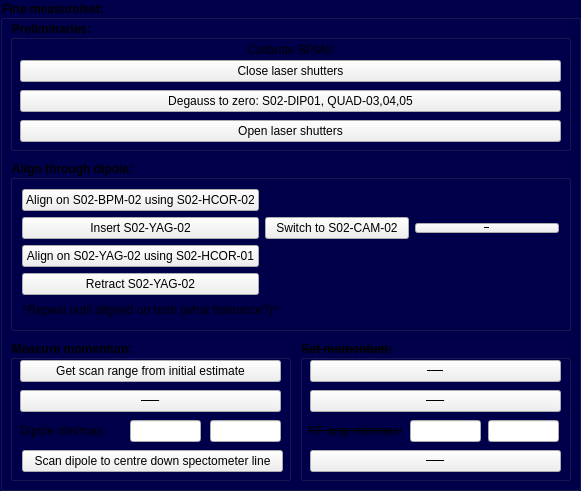
          <widget class="QGroupBox" name="groupBox_9">
           <property name="geometry">
            <rect>
             <x>10</x>
             <y>340</y>
             <width>581</width>
             <height>491</height>
            </rect>
           </property>
           <property name="font">
            <font>
             <weight>75</weight>
             <bold>true</bold>
            </font>
           </property>
           <property name="styleSheet">
            <string notr="true">QGroupBox{ background-color: rgb(0, 0, 75);}
QLabel{ background-color: rgba(0,0,0,0%);}
#QPushButton{ background-color: rgb(255, 255, 255);}</string>
           </property>
           <property name="title">
            <string>Fine measure/set:</string>
           </property>
           <widget class="QGroupBox" name="groupBox_3">
            <property name="geometry">
             <rect>
              <x>10</x>
              <y>20</y>
              <width>561</width>
              <height>131</height>
             </rect>
            </property>
            <property name="font">
             <font>
              <weight>75</weight>
              <italic>false</italic>
              <bold>true</bold>
             </font>
            </property>
            <property name="title">
             <string>Preliminaries:</string>
            </property>
            <widget class="QPushButton" name="pushButton_Prelim_3">
             <property name="geometry">
              <rect>
               <x>10</x>
               <y>70</y>
               <width>541</width>
               <height>22</height>
              </rect>
             </property>
             <property name="sizePolicy">
              <sizepolicy hsizetype="Minimum" vsizetype="Fixed">
               <horstretch>0</horstretch>
               <verstretch>0</verstretch>
              </sizepolicy>
             </property>
             <property name="minimumSize">
              <size>
               <width>140</width>
               <height>0</height>
              </size>
             </property>
             <property name="maximumSize">
              <size>
               <width>16777215</width>
               <height>16777215</height>
              </size>
             </property>
             <property name="text">
              <string>Degauss to zero: S02-DIP01, QUAD-03,04,05</string>
             </property>
             <property name="checked">
              <bool>false</bool>
             </property>
            </widget>
            <widget class="QLabel" name="label_5">
             <property name="geometry">
              <rect>
               <x>15</x>
               <y>20</y>
               <width>531</width>
               <height>20</height>
              </rect>
             </property>
             <property name="text">
              <string>Calibrate BPMs!</string>
             </property>
             <property name="alignment">
              <set>Qt::AlignCenter</set>
             </property>
            </widget>
            <widget class="QPushButton" name="pushButton_Prelim_2">
             <property name="geometry">
              <rect>
               <x>10</x>
               <y>40</y>
               <width>541</width>
               <height>22</height>
              </rect>
             </property>
             <property name="sizePolicy">
              <sizepolicy hsizetype="Minimum" vsizetype="Fixed">
               <horstretch>0</horstretch>
               <verstretch>0</verstretch>
              </sizepolicy>
             </property>
             <property name="minimumSize">
              <size>
               <width>140</width>
               <height>0</height>
              </size>
             </property>
             <property name="maximumSize">
              <size>
               <width>16777215</width>
               <height>16777215</height>
              </size>
             </property>
             <property name="text">
              <string>Close laser shutters</string>
             </property>
             <property name="checked">
              <bool>false</bool>
             </property>
            </widget>
            <widget class="QPushButton" name="pushButton_Prelim_4">
             <property name="geometry">
              <rect>
               <x>10</x>
               <y>100</y>
               <width>541</width>
               <height>22</height>
              </rect>
             </property>
             <property name="sizePolicy">
              <sizepolicy hsizetype="Minimum" vsizetype="Fixed">
               <horstretch>0</horstretch>
               <verstretch>0</verstretch>
              </sizepolicy>
             </property>
             <property name="minimumSize">
              <size>
               <width>140</width>
               <height>0</height>
              </size>
             </property>
             <property name="maximumSize">
              <size>
               <width>16777215</width>
               <height>16777215</height>
              </size>
             </property>
             <property name="text">
              <string>Open laser shutters</string>
             </property>
             <property name="checked">
              <bool>false</bool>
             </property>
            </widget>
           </widget>
           <widget class="QGroupBox" name="groupBox_4">
            <property name="geometry">
             <rect>
              <x>10</x>
              <y>160</y>
              <width>561</width>
              <height>171</height>
             </rect>
            </property>
            <property name="font">
             <font>
              <weight>75</weight>
              <italic>false</italic>
              <bold>true</bold>
             </font>
            </property>
            <property name="title">
             <string>Align through dipole:</string>
            </property>
            <layout class="QGridLayout" name="gridLayout_4">
             <item row="0" column="0">
              <widget class="QPushButton" name="pushButton_Align_1">
               <property name="text">
                <string>Align on S02-BPM-02 using S02-HCOR-02</string>
               </property>
               <property name="checked">
                <bool>false</bool>
               </property>
              </widget>
             </item>
             <item row="3" column="0">
              <widget class="QPushButton" name="pushButton_Align_4">
               <property name="text">
                <string>Retract S02-YAG-02</string>
               </property>
               <property name="checked">
                <bool>false</bool>
               </property>
              </widget>
             </item>
             <item row="1" column="0">
              <widget class="QPushButton" name="pushButton_Align_2">
               <property name="text">
                <string>Insert S02-YAG-02</string>
               </property>
               <property name="checked">
                <bool>false</bool>
               </property>
              </widget>
             </item>
             <item row="4" column="0" colspan="2">
              <widget class="QLabel" name="label_4">
               <property name="text">
                <string>^Repeat until aligned on both (what tolerance?)^</string>
               </property>
              </widget>
             </item>
             <item row="2" column="0">
              <widget class="QPushButton" name="pushButton_Align_3">
               <property name="text">
                <string>Align on S02-YAG-02 using S02-HCOR-01</string>
               </property>
               <property name="checked">
                <bool>false</bool>
               </property>
              </widget>
             </item>
             <item row="1" column="1">
              <widget class="QPushButton" name="pushButton_Align_2_A">
               <property name="sizePolicy">
                <sizepolicy hsizetype="Minimum" vsizetype="Fixed">
                 <horstretch>0</horstretch>
                 <verstretch>0</verstretch>
                </sizepolicy>
               </property>
               <property name="minimumSize">
                <size>
                 <width>140</width>
                 <height>0</height>
                </size>
               </property>
               <property name="maximumSize">
                <size>
                 <width>371</width>
                 <height>16777215</height>
                </size>
               </property>
               <property name="text">
                <string>Switch to S02-CAM-02</string>
               </property>
               <property name="checked">
                <bool>false</bool>
               </property>
              </widget>
             </item>
             <item row="1" column="2">
              <widget class="QPushButton" name="pushButton_Align_2_B">
               <property name="sizePolicy">
                <sizepolicy hsizetype="Minimum" vsizetype="Fixed">
                 <horstretch>0</horstretch>
                 <verstretch>0</verstretch>
                </sizepolicy>
               </property>
               <property name="minimumSize">
                <size>
                 <width>140</width>
                 <height>0</height>
                </size>
               </property>
               <property name="maximumSize">
                <size>
                 <width>371</width>
                 <height>16777215</height>
                </size>
               </property>
               <property name="font">
                <font>
                 <pointsize>-1</pointsize>
                 <strikeout>true</strikeout>
                </font>
               </property>
               <property name="text">
                <string>Set mask</string>
               </property>
               <property name="checked">
                <bool>false</bool>
               </property>
              </widget>
             </item>
            </layout>
           </widget>
           <widget class="QGroupBox" name="groupBox_5">
            <property name="geometry">
             <rect>
              <x>10</x>
              <y>340</y>
              <width>281</width>
              <height>141</height>
             </rect>
            </property>
            <property name="font">
             <font>
              <weight>75</weight>
              <bold>true</bold>
             </font>
            </property>
            <property name="styleSheet">
             <string notr="true">QGroupBox{ background-color: rgb(0, 0, 75);}
QLabel{ background-color: rgba(0,0,0,0%);}
#QPushButton{ background-color: rgb(255, 255, 255);}</string>
            </property>
            <property name="title">
             <string>Measure momentum:</string>
            </property>
            <widget class="QLineEdit" name="lineEdit_fineCurrentMax">
             <property name="geometry">
              <rect>
               <x>200</x>
               <y>80</y>
               <width>71</width>
               <height>22</height>
              </rect>
             </property>
            </widget>
            <widget class="QPushButton" name="pushButton_fineGetCurrentRange">
             <property name="geometry">
              <rect>
               <x>10</x>
               <y>20</y>
               <width>261</width>
               <height>22</height>
              </rect>
             </property>
             <property name="text">
              <string>Get scan range from initial estimate</string>
             </property>
             <property name="checked">
              <bool>false</bool>
             </property>
            </widget>
            <widget class="QLabel" name="label_9">
             <property name="geometry">
              <rect>
               <x>10</x>
               <y>80</y>
               <width>101</width>
               <height>21</height>
              </rect>
             </property>
             <property name="text">
              <string>Dipole min/max:</string>
             </property>
            </widget>
            <widget class="QPushButton" name="pushButton_fineCentreC2VCurrent">
             <property name="geometry">
              <rect>
               <x>12</x>
               <y>110</y>
               <width>261</width>
               <height>22</height>
              </rect>
             </property>
             <property name="text">
              <string>Scan dipole to centre down spectometer line</string>
             </property>
             <property name="checked">
              <bool>false</bool>
             </property>
            </widget>
            <widget class="QLineEdit" name="lineEdit_fineCurrentMin">
             <property name="geometry">
              <rect>
               <x>120</x>
               <y>80</y>
               <width>71</width>
               <height>22</height>
              </rect>
             </property>
            </widget>
            <widget class="QPushButton" name="pushButton_fineGetCurrentRange_2">
             <property name="geometry">
              <rect>
               <x>10</x>
               <y>50</y>
               <width>261</width>
               <height>22</height>
              </rect>
             </property>
             <property name="font">
              <font>
               <pointsize>-1</pointsize>
               <strikeout>true</strikeout>
              </font>
             </property>
             <property name="text">
              <string>Get scan range from rough measurement</string>
             </property>
             <property name="checked">
              <bool>false</bool>
             </property>
            </widget>
           </widget>
           <widget class="QGroupBox" name="groupBox_6">
            <property name="geometry">
             <rect>
              <x>300</x>
              <y>340</y>
              <width>271</width>
              <height>141</height>
             </rect>
            </property>
            <property name="font">
             <font>
              <weight>75</weight>
              <bold>true</bold>
              <strikeout>true</strikeout>
             </font>
            </property>
            <property name="styleSheet">
             <string notr="true">QGroupBox{ background-color: rgb(0, 0, 75);}
QLabel{ background-color: rgba(0,0,0,0%);}
#QPushButton{ background-color: rgb(255, 255, 255);}</string>
            </property>
            <property name="title">
             <string>Set momentum:</string>
            </property>
            <widget class="QLineEdit" name="lineEdit_fineRFMin">
             <property name="geometry">
              <rect>
               <x>110</x>
               <y>80</y>
               <width>71</width>
               <height>22</height>
              </rect>
             </property>
             <property name="font">
              <font>
               <strikeout>true</strikeout>
              </font>
             </property>
            </widget>
            <widget class="QPushButton" name="pushButton_fineGetRFRange">
             <property name="geometry">
              <rect>
               <x>10</x>
               <y>20</y>
               <width>251</width>
               <height>22</height>
              </rect>
             </property>
             <property name="font">
              <font>
               <pointsize>-1</pointsize>
               <strikeout>true</strikeout>
              </font>
             </property>
             <property name="text">
              <string>Get scan range from initial estimate</string>
             </property>
             <property name="checked">
              <bool>false</bool>
             </property>
            </widget>
            <widget class="QLineEdit" name="lineEdit_fineRFMax">
             <property name="geometry">
              <rect>
               <x>188</x>
               <y>80</y>
               <width>71</width>
               <height>22</height>
              </rect>
             </property>
             <property name="font">
              <font>
               <strikeout>true</strikeout>
              </font>
             </property>
            </widget>
            <widget class="QLabel" name="label_10">
             <property name="geometry">
              <rect>
               <x>8</x>
               <y>80</y>
               <width>101</width>
               <height>21</height>
              </rect>
             </property>
             <property name="font">
              <font>
               <strikeout>true</strikeout>
              </font>
             </property>
             <property name="text">
              <string>RF amp min/max:</string>
             </property>
            </widget>
            <widget class="QPushButton" name="pushButton_fineCentreC2VRF">
             <property name="geometry">
              <rect>
               <x>10</x>
               <y>110</y>
               <width>251</width>
               <height>22</height>
              </rect>
             </property>
             <property name="font">
              <font>
               <pointsize>-1</pointsize>
               <strikeout>true</strikeout>
              </font>
             </property>
             <property name="text">
              <string>Scan RF to centre down spectometer line</string>
             </property>
             <property name="checked">
              <bool>false</bool>
             </property>
            </widget>
            <widget class="QPushButton" name="pushButton_fineGetRFRange_2">
             <property name="geometry">
              <rect>
               <x>10</x>
               <y>50</y>
               <width>251</width>
               <height>22</height>
              </rect>
             </property>
             <property name="font">
              <font>
               <pointsize>-1</pointsize>
               <strikeout>true</strikeout>
              </font>
             </property>
             <property name="text">
              <string>Get scan range from rough measurement</string>
             </property>
             <property name="checked">
              <bool>false</bool>
             </property>
            </widget>
           </widget>
          </widget>
